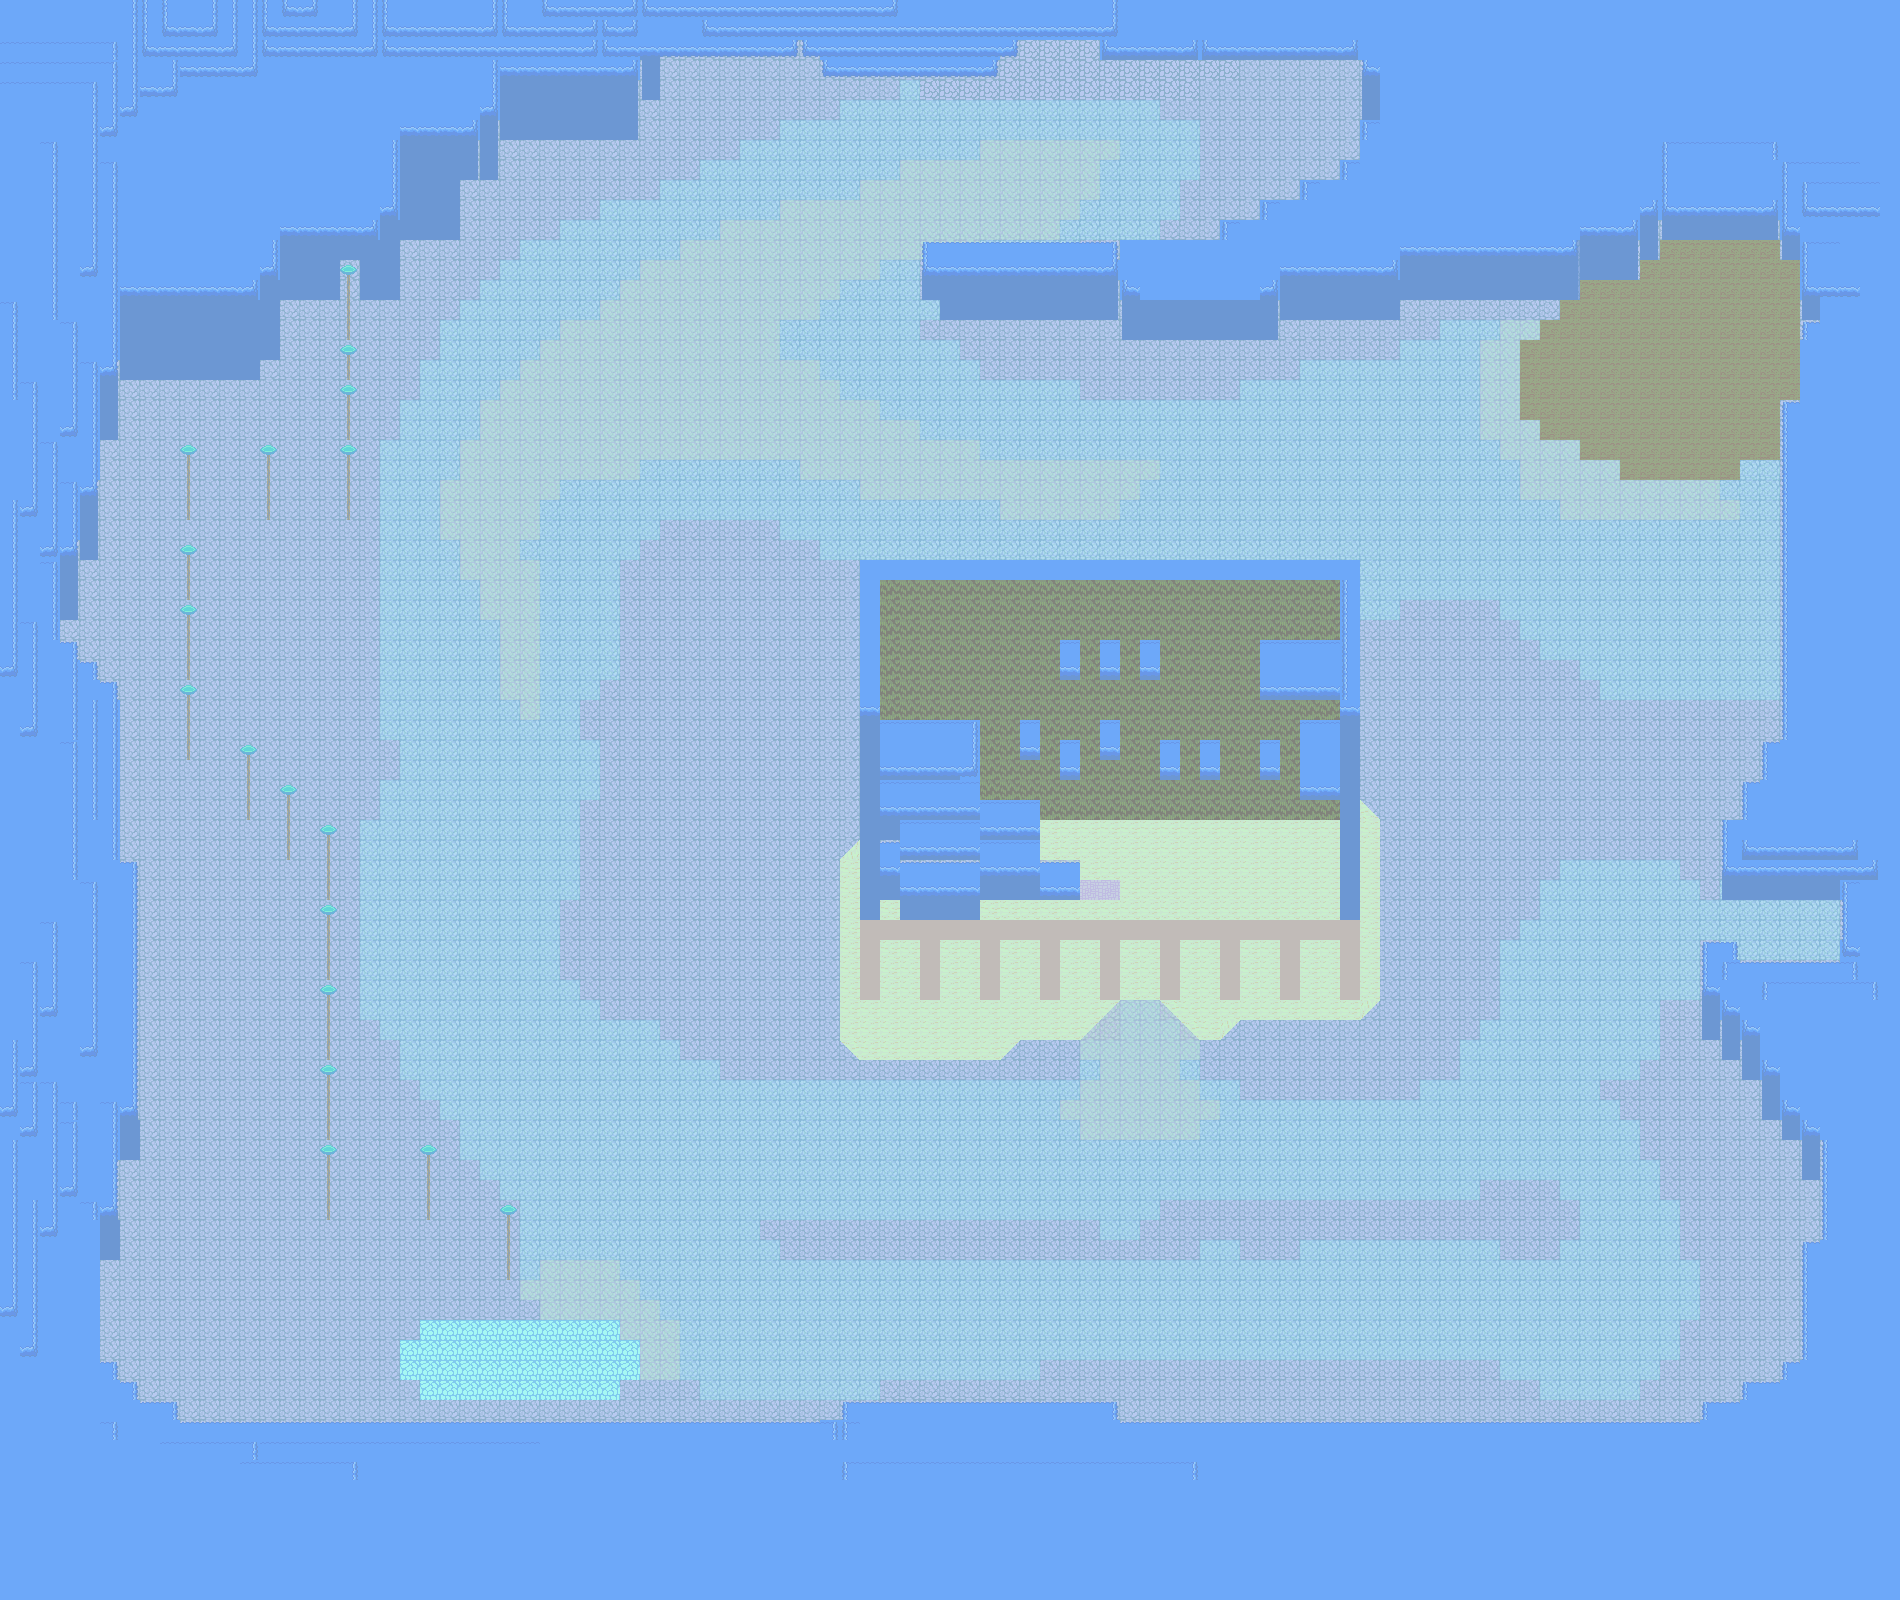

The image is a tile-based game level rendered from a .tmx file. Its description and source (layers, tilesets, objects; grid data summarised) follow:
An orthogonal 95x80 tile map with 20x20 px tiles, 12 tile layers (WaterDeep2, WaterDeep, Water1 (deep), Water2 (shallow), ...).

<map version="1.0" tiledversion="2017.06.27" orientation="orthogonal" renderorder="right-down" width="95" height="80" tilewidth="20" tileheight="20" nextobjectid="1">
 <tileset firstgid="1" source="finaltilesets.tsx" />
 <layer name="WaterDeep2" width="95" height="80">
  <data>[7600 cells, 7600 non-empty, 1 distinct tile ids]</data>
 </layer>
 <layer name="WaterDeep" width="95" height="80" opacity="0.66">
  <data>[7600 cells, 7600 non-empty, 3 distinct tile ids]</data>
 </layer>
 <layer name="Water1 (deep)" width="95" height="80" opacity="0.36">
  <data>[7600 cells, 2363 non-empty, 1 distinct tile ids]</data>
 </layer>
 <layer name="Water2 (shallow)" width="95" height="80" opacity="0.49">
  <data>[7600 cells, 499 non-empty, 1 distinct tile ids]</data>
 </layer>
 <layer name="back" width="95" height="80">
  <data>[7600 cells, 3491 non-empty, 25 distinct tile ids]</data>
 </layer>
 <layer name="Sub" width="95" height="80">
  <data>[7600 cells, 0 non-empty, 0 distinct tile ids]</data>
 </layer>
 <layer name="front" width="95" height="80">
  <data>[7600 cells, 52 non-empty, 1 distinct tile ids]</data>
 </layer>
 <layer name="WaterCollision" width="95" height="80" opacity="0">
  <data>[7600 cells, 71 non-empty, 1 distinct tile ids]</data>
 </layer>
 <layer name="Atmosphere" width="95" height="80" opacity="0.45">
  <data>[7600 cells, 7600 non-empty, 1 distinct tile ids]</data>
 </layer>
 <layer name="DeepWater" width="95" height="80" opacity="0">
  <data>[7600 cells, 1810 non-empty, 2 distinct tile ids]</data>
 </layer>
 <layer name="Collision" width="95" height="80" opacity="0">
  <data>[7600 cells, 841 non-empty, 1 distinct tile ids]</data>
 </layer>
 <layer name="WaterSensor" width="95" height="80" opacity="0">
  <data>[7600 cells, 405 non-empty, 1 distinct tile ids]</data>
 </layer>
</map>
